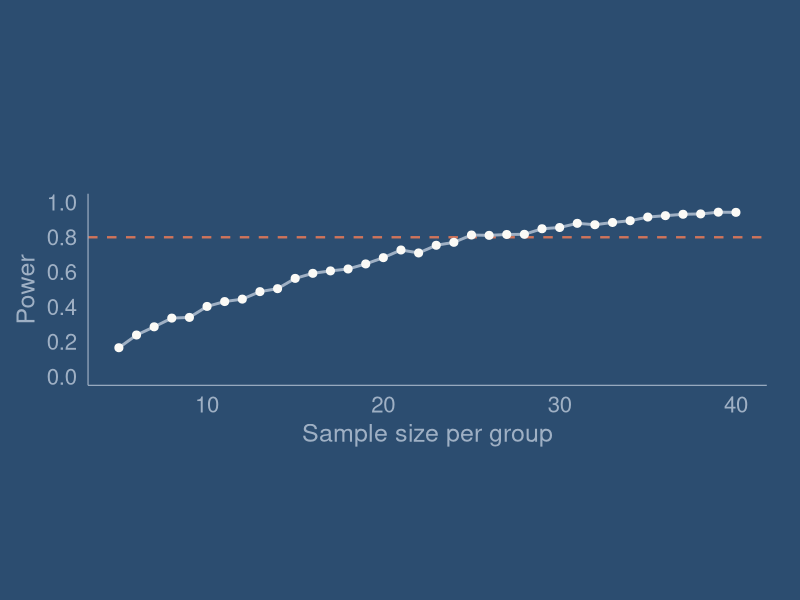
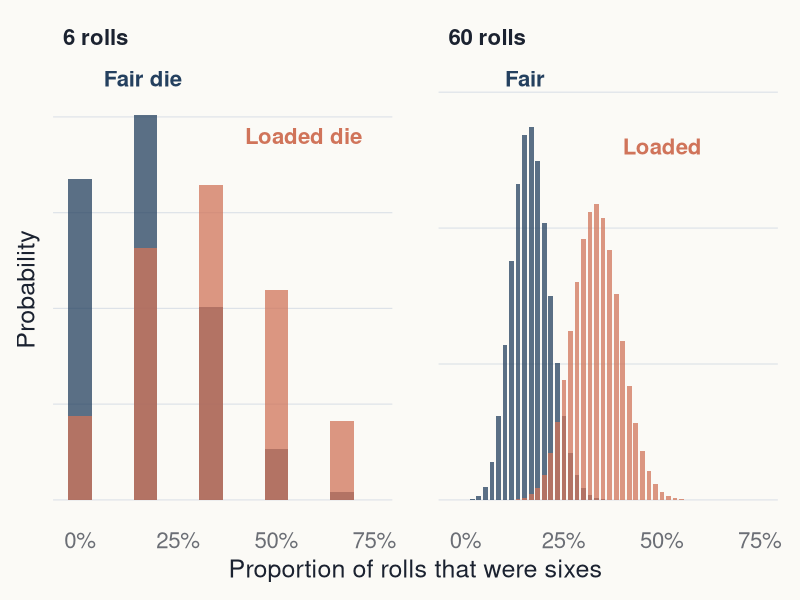
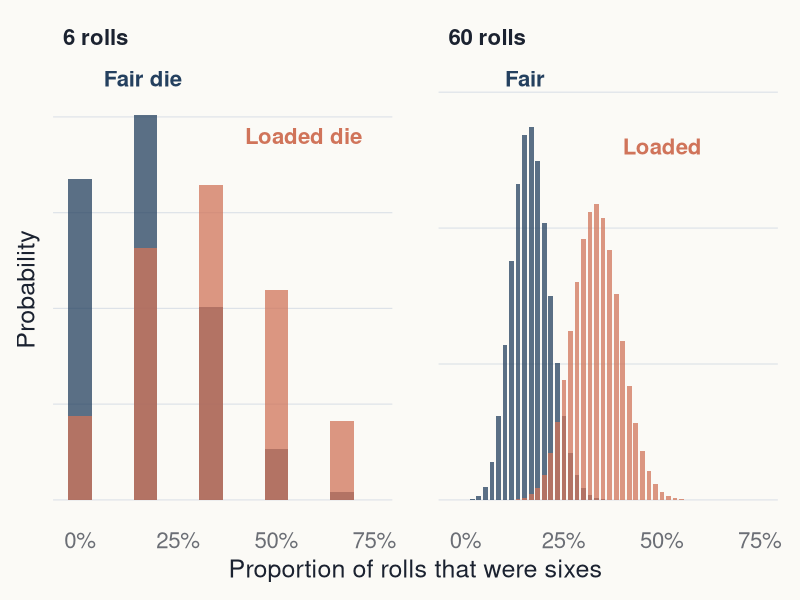
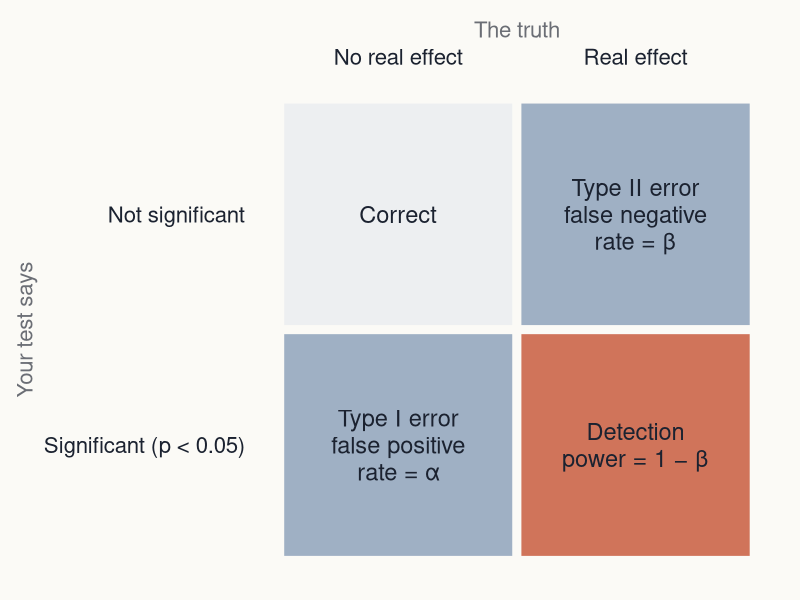
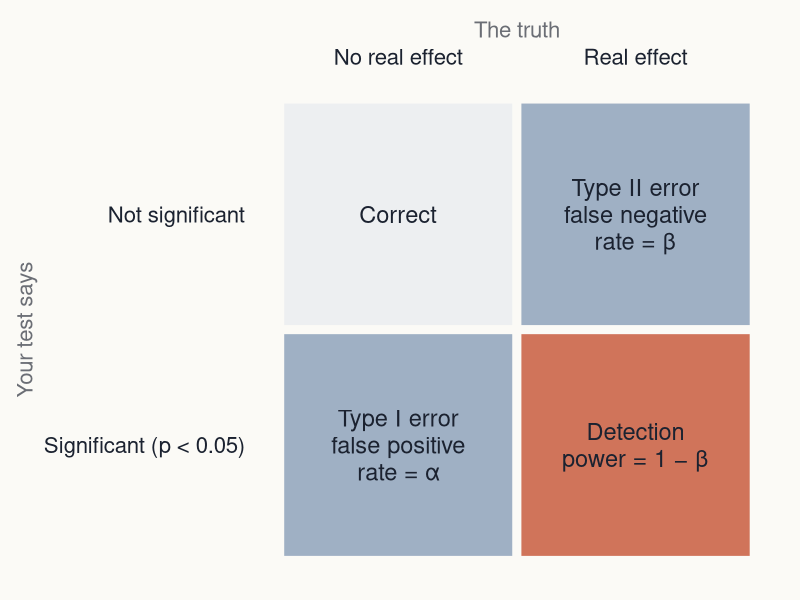
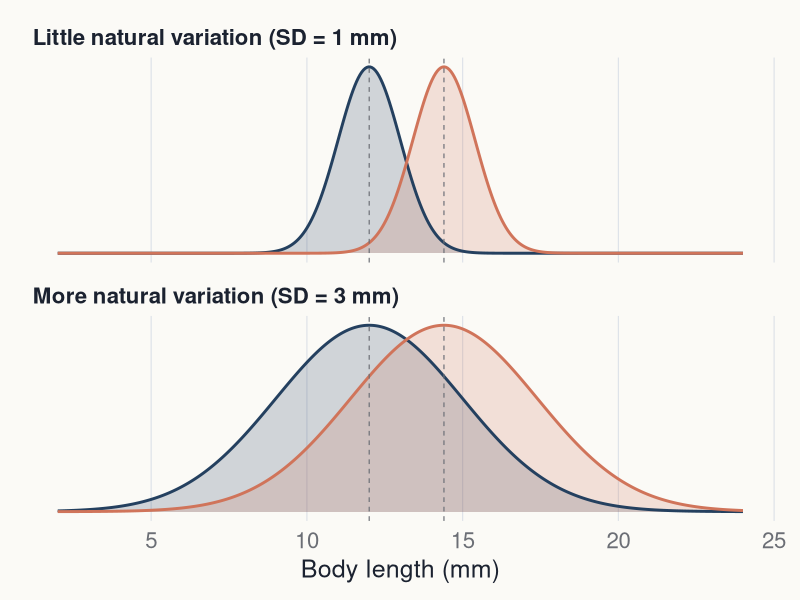
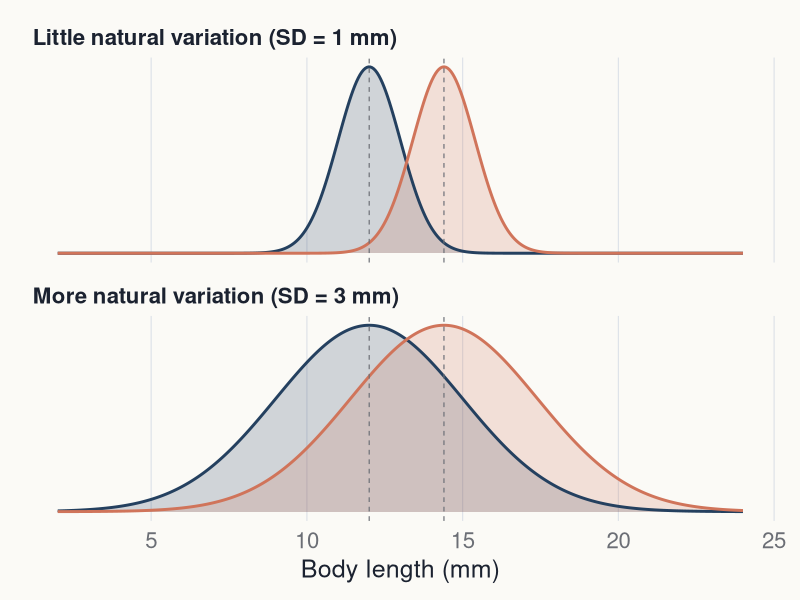
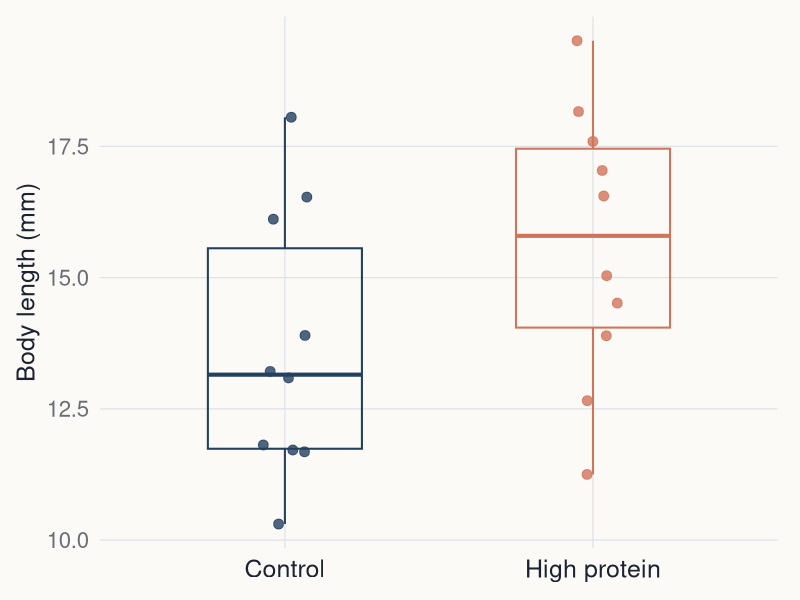

Recreate these plots in R, in order.
# BB852 power analysis by simulation lecture: figures and slide output
# --------------------------------------------------------------------
# Every statistical figure in the lecture, in the BB852 theme shared with the
# other lecture_figures generators (see lecture_figures/t-tests).
#
# Course book chapter:
# https://jonesor.github.io/BB852_Book/power-analysis-by-simulation.html
#
# Data: none. Everything here is simulated or calculated, which is the point
# of the lecture. Values follow the course book chapter:
#   insect diet example: control mean 12 mm, treatment 14.4 mm (+20%),
#     SD 3 mm, n = 10 per group (seeds 42 and 142 for the single experiment,
#     seed 123 for the 1000-replicate simulation, as in the book)
#   binomial GLM: survival 0.5 vs 0.7, n = 40 per group (seed 123)
#   regression: slope 2, intercept 20, residual SD 12, n = 30,
#     x from 11 to 19 (narrow) or 5 to 25 (wide) (seed 123)
# Dice figure (slides 3-4): exact binomial probabilities, fair die
#   P(six) = 1/6 vs loaded die P(six) = 1/3. Not simulated.
#
# Run from the repository root:
# source("lecture_figures/power_analysis/generate_figures.R")
#
# PNG files are written to lecture_figures/power_analysis/output/<layout>/.
# Every content figure is written at full and half width; figures placed on a
# "Title, Bullets & Photo" slide are also written at takeaway size. The R
# output shown on the slides is written to output/text/.
# Object and file names use the slide numbers of the rebuilt deck
# (BB852_18_Power_Analysis_v2).
#
# Labels use \u escapes so the script stays plain ASCII.


# Load packages -----------------------------------------------------------

library(ggplot2)
library(ragg)
library(patchwork)


# Define the BB852 theme and export functions -----------------------------
# Palette and theme match lecture_figures/t-tests and lecture_figures/ancova.

bb852 <- list(
  bg       = "#FBFAF6",
  text     = "#1B2230",
  muted    = "#6B6E75",
  grid     = "#DDE2E8",
  axis     = "#BCC6D2",
  slate    = "#24405F",
  coral    = "#D0745A",
  teal     = "#2A7F76",
  grey     = "#6B6E75",
  light    = "#9FB0C4",
  panel    = "#EDEFF1",
  cover    = "#2C4D70"
)

# Avenir Next on the Mac; Helvetica otherwise. BB852_FONT overrides both.
available_fonts <- unique(systemfonts::system_fonts()$family)
bb852_font <- if (nzchar(Sys.getenv("BB852_FONT"))) {
  Sys.getenv("BB852_FONT")
} else if ("Avenir Next" %in% available_fonts) {
  "Avenir Next"
} else {
  "Helvetica"
}

theme_bb852 <- function(base_size = 18, base_family = bb852_font) {
  theme_minimal(base_size = base_size, base_family = base_family) +
    theme(
      plot.background = element_rect(fill = bb852$bg, colour = NA),
      panel.background = element_rect(fill = bb852$bg, colour = NA),
      panel.grid.major = element_line(colour = bb852$grid, linewidth = 0.4),
      panel.grid.minor = element_blank(),
      axis.title = element_text(colour = bb852$text, size = base_size),
      axis.text = element_text(colour = bb852$muted, size = base_size - 2),
      axis.ticks = element_blank(),
      legend.position = "none",
      strip.text = element_text(colour = bb852$text, size = base_size - 2,
                                face = "bold", hjust = 0),
      plot.title = element_blank(),
      plot.subtitle = element_blank(),
      plot.caption = element_blank(),
      plot.margin = margin(12, 16, 12, 12)
    )
}

# Sizes (inches) match the figure placeholders in the BB852 slide theme.
bb852_sizes <- list(
  full     = c(11.73, 3.95),
  takeaway = c(7.40, 4.25),
  half     = c(5.57, 4.25),
  cover    = c(5.43, 7.50)
)

output_root <- file.path("lecture_figures", "power_analysis", "output")
unlink(output_root, recursive = TRUE)

save_bb852 <- function(plot, filename, layout = "half", bg = bb852$bg) {
  size <- bb852_sizes[[layout]]
  if (is.null(size)) {
    stop("layout must be one of: ", paste(names(bb852_sizes), collapse = ", "))
  }
  output_directory <- file.path(output_root, layout)
  dir.create(output_directory, recursive = TRUE, showWarnings = FALSE)
  ggsave(file.path(output_directory, paste0(filename, ".png")), plot,
         width = size[1], height = size[2], units = "in", dpi = 300,
         device = ragg::agg_png, bg = bg)
  invisible(filename)
}

# Write R output exactly as printed, for copying onto slides.
text_directory <- file.path(output_root, "text")
dir.create(text_directory, recursive = TRUE, showWarnings = FALSE)
save_text <- function(lines, filename) {
  writeLines(lines, file.path(text_directory, paste0(filename, ".txt")))
}

# Text size helper: ggplot text size is in mm; 14 pt is the minimum.
pt <- function(points) points / .pt

plots <- list()        # written at full and half width
takeaway <- list()     # also written at takeaway size

group_cols <- c(Control = bb852$slate, `High protein` = bb852$coral)


# Insect diet example: values from the course book --------------------------

controlMean <- 12
treatmentMean <- 14.4
sdValue <- 3
sampleSize <- 10

# Power for one sample size, using the book's recipe.
power_t <- function(n, reps = 1000) {
  sum(replicate(
    reps,
    t.test(
      rnorm(n, controlMean, sdValue),
      rnorm(n, treatmentMean, sdValue)
    )$p.value
  ) < 0.05) / reps
}


# Slide 1: title-slide chart ------------------------------------------------
# The power curve (computed for slide 20) on the cover colour.

set.seed(123)
power_curve <- data.frame(sampleSize = 5:40)
power_curve$Power <- vapply(power_curve$sampleSize, power_t, numeric(1))
power_curve$analytic <- vapply(
  power_curve$sampleSize,
  function(n) power.t.test(n = n, delta = treatmentMean - controlMean,
                           sd = sdValue)$power,
  numeric(1)
)

plots_cover <- ggplot(power_curve, aes(sampleSize, Power)) +
  geom_hline(yintercept = 0.8, colour = bb852$coral, linewidth = 0.8,
             linetype = "dashed") +
  geom_line(colour = bb852$light, linewidth = 1) +
  geom_point(colour = bb852$bg, size = 2.4) +
  scale_y_continuous(limits = c(0, 1), breaks = seq(0, 1, 0.2)) +
  labs(x = "Sample size per group", y = "Power") +
  theme_bb852() +
  theme(
    plot.background = element_rect(fill = bb852$cover, colour = NA),
    panel.background = element_rect(fill = bb852$cover, colour = NA),
    panel.grid.major = element_blank(),
    axis.line = element_line(colour = bb852$light, linewidth = 0.4),
    axis.title = element_text(colour = bb852$light),
    axis.text = element_text(colour = bb852$light),
    plot.margin = margin(140, 24, 110, 12)
  )
save_bb852(plots_cover, "slide_01_cover", "cover", bg = bb852$cover)


# Slide 4: how many rolls to catch a loaded die? -------------------------------
# Exact binomial probabilities of the proportion of sixes, fair (1/6) vs
# loaded (1/3), for 6 rolls and for 60 rolls.

dice <- do.call(rbind, lapply(c(6, 60), function(n) {
  k <- 0:n
  rbind(
    data.frame(rolls = n, prop = k / n, prob = dbinom(k, n, 1 / 6),
               die = "Fair"),
    data.frame(rolls = n, prop = k / n, prob = dbinom(k, n, 1 / 3),
               die = "Loaded")
  )
}))
dice$panel <- factor(paste(dice$rolls, "rolls"),
                     levels = c("6 rolls", "60 rolls"))
dice <- dice[dice$prop <= 0.75, ]

dice_labels <- data.frame(
  panel = factor(c("6 rolls", "6 rolls", "60 rolls", "60 rolls"),
                 levels = c("6 rolls", "60 rolls")),
  prop = c(0.06, 0.42, 0.10, 0.40),
  prob = c(0.44, 0.38, 0.155, 0.13),
  die = c("Fair", "Loaded", "Fair", "Loaded"),
  label = c("Fair die", "Loaded die", "Fair", "Loaded")
)

plots$slide_04_dice <- ggplot(dice, aes(prop, prob, fill = die)) +
  geom_col(data = dice[dice$rolls == 6, ], width = 0.06,
           position = "identity", alpha = 0.75) +
  geom_col(data = dice[dice$rolls == 60, ], width = 0.012,
           position = "identity", alpha = 0.75) +
  geom_text(data = dice_labels, aes(label = label, colour = die),
            hjust = 0, size = pt(16), family = bb852_font,
            fontface = "bold") +
  facet_wrap(~panel, scales = "free_y") +
  scale_fill_manual(values = c(Fair = bb852$slate, Loaded = bb852$coral)) +
  scale_colour_manual(values = c(Fair = bb852$slate, Loaded = bb852$coral)) +
  scale_x_continuous(labels = function(x) paste0(round(100 * x), "%"),
                     breaks = seq(0, 0.75, 0.25)) +
  labs(x = "Proportion of rolls that were sixes", y = "Probability") +
  theme_bb852() +
  theme(axis.text.y = element_blank(), panel.grid.major.x = element_blank(),
        panel.spacing = unit(2, "lines"))
takeaway$slide_04_dice <- plots$slide_04_dice


# Slide 8: the two kinds of error --------------------------------------------------
# A 2 x 2 decision table drawn as tiles.

errors <- data.frame(
  truth = factor(rep(c("No real effect", "Real effect"), each = 2),
                 levels = c("No real effect", "Real effect")),
  decision = factor(rep(c("Not significant", "Significant (p < 0.05)"), 2),
                    levels = c("Significant (p < 0.05)", "Not significant")),
  label = c("Correct", "Type I error\nfalse positive\nrate = \u03b1",
            "Type II error\nfalse negative\nrate = \u03b2",
            "Detection\npower = 1 \u2212 \u03b2"),
  kind = c("ok", "error", "error", "power")
)

plots$slide_08_error_table <- ggplot(errors, aes(truth, decision)) +
  geom_tile(aes(fill = kind), colour = bb852$bg, linewidth = 3) +
  geom_text(aes(label = label,
                colour = ifelse(kind == "ok", "dark", "light")),
            size = pt(17), family = bb852_font, lineheight = 0.95) +
  scale_fill_manual(values = c(ok = bb852$panel, error = bb852$light,
                               power = bb852$coral)) +
  scale_colour_manual(values = c(dark = bb852$text, light = bb852$text)) +
  scale_x_discrete(position = "top") +
  labs(x = "The truth", y = "Your test says") +
  theme_bb852() +
  theme(panel.grid.major = element_blank(),
        axis.text = element_text(colour = bb852$text, size = 16),
        axis.title.x.top = element_text(colour = bb852$muted, size = 16),
        axis.title.y = element_text(colour = bb852$muted, size = 16))
takeaway$slide_08_error_table <- plots$slide_08_error_table


# Slide 12: same signal, different noise -------------------------------------------
# Two pairs of normal distributions, means 12 and 14.4, SD 1 vs SD 3.

curves <- do.call(rbind, lapply(c(1, 3), function(s) {
  x <- seq(2, 24, length.out = 400)
  rbind(
    data.frame(sd = s, x = x, y = dnorm(x, controlMean, s), group = "Control"),
    data.frame(sd = s, x = x, y = dnorm(x, treatmentMean, s),
               group = "High protein")
  )
}))
curves$panel <- factor(ifelse(curves$sd == 1, "Little natural variation (SD = 1 mm)",
                              "More natural variation (SD = 3 mm)"),
                       levels = c("Little natural variation (SD = 1 mm)",
                                  "More natural variation (SD = 3 mm)"))

plots$slide_12_signal_noise <- ggplot(curves, aes(x, y, colour = group)) +
  geom_area(aes(fill = group), position = "identity", alpha = 0.2,
            linewidth = 0) +
  geom_line(linewidth = 1) +
  geom_vline(xintercept = c(controlMean, treatmentMean),
             colour = bb852$grey, linetype = "dashed", linewidth = 0.4) +
  facet_wrap(~panel, ncol = 1, scales = "free_y") +
  scale_colour_manual(values = group_cols) +
  scale_fill_manual(values = group_cols) +
  labs(x = "Body length (mm)", y = NULL) +
  theme_bb852() +
  theme(axis.text.y = element_blank(), panel.grid.major.y = element_blank())


# Slide 16: one simulated experiment -----------------------------------------------
# Same seeds as the course book, so the numbers match the chapter.

set.seed(42)
control <- rnorm(n = 10, mean = 12, sd = 3)
set.seed(142)
treatment <- rnorm(n = 10, mean = 14.4, sd = 3)
one_p <- t.test(control, treatment)$p.value

one_exp <- data.frame(
  group = factor(rep(c("Control", "High protein"), each = 10),
                 levels = c("Control", "High protein")),
  length = c(control, treatment)
)
plots$slide_16_one_experiment <- ggplot(one_exp, aes(group, length)) +
  geom_boxplot(aes(colour = group), fill = NA, width = 0.5,
               outlier.shape = NA, linewidth = 0.7) +
  geom_point(
    aes(colour = group),
    position = position_jitter(width = 0.08, height = 0, seed = 1),
    size = 3,
    alpha = 0.8
  ) +
  scale_colour_manual(values = group_cols) +
  labs(x = NULL, y = "Body length (mm)") +
  theme_bb852() +
  theme(axis.text.x = element_text(colour = bb852$text, size = 18))

save_text(c(
  "control <- rnorm(n = 10, mean = 12, sd = 3)",
  "treatment <- rnorm(n = 10, mean = 14.4, sd = 3)",
  "t.test(control, treatment)$p.value",
  capture.output(print(one_p))
), "slide_16_one_experiment")


# Slide 17: twenty experiments, same truth ------------------------------------------
# Each point is the estimated difference (high protein minus control) from one
# simulated experiment with n = 10 per group, with its 95% CI (Welch t-test).

set.seed(2026)
twenty <- do.call(rbind, lapply(1:20, function(i) {
  a <- rnorm(sampleSize, controlMean, sdValue)
  b <- rnorm(sampleSize, treatmentMean, sdValue)
  tt <- t.test(b, a)
  data.frame(experiment = i, diff = mean(b) - mean(a),
             lower = tt$conf.int[1], upper = tt$conf.int[2],
             p = tt$p.value)
}))
not_sig_label <- "p \u2265 0.05"
twenty$sig <- ifelse(twenty$p < 0.05, "p < 0.05", not_sig_label)
n_sig_twenty <- sum(twenty$p < 0.05)

plots$slide_17_twenty_experiments <- ggplot(twenty, aes(experiment, diff)) +
  annotate("segment", x = 0.5, xend = 20.5, y = 0, yend = 0,
           colour = bb852$grey, linewidth = 0.5) +
  annotate("segment", x = 0.5, xend = 20.5,
           y = treatmentMean - controlMean, yend = treatmentMean - controlMean,
           colour = bb852$teal, linetype = "dashed", linewidth = 0.7) +
  geom_linerange(aes(ymin = lower, ymax = upper, colour = sig),
                 linewidth = 1) +
  geom_point(aes(colour = sig), size = 3) +
  annotate("text", x = 20.8, y = treatmentMean - controlMean,
           label = "True difference\n(2.4 mm)", hjust = 0, lineheight = 0.9,
           colour = bb852$teal, size = pt(15), family = bb852_font) +
  annotate("text", x = 20.8, y = 0, label = "No difference", hjust = 0,
           colour = bb852$grey, size = pt(15), family = bb852_font) +
  scale_colour_manual(values = setNames(c(bb852$coral, bb852$grey),
                                        c("p < 0.05", not_sig_label))) +
  scale_x_continuous(breaks = c(1, 5, 10, 15, 20), limits = c(0.5, 25.5),
                     expand = expansion(0)) +
  labs(x = "Simulated experiment", y = "Difference (mm)") +
  theme_bb852() +
  theme(legend.position = "top", legend.justification = "left",
        legend.title = element_blank(),
        legend.text = element_text(size = 16, colour = bb852$text),
        panel.grid.major.x = element_blank())

save_text(c(
  paste("Significant experiments out of 20:", n_sig_twenty),
  capture.output(print(transform(twenty, diff = round(diff, 3),
    lower = round(lower, 3), upper = round(upper, 3), p = round(p, 4))))
), "slide_17_twenty_experiments")


# Slide 18: the full simulation (code exactly as on the slide) --------------------

set.seed(123)
powerResults <- replicate(1000,
  t.test(rnorm(sampleSize, controlMean, sdValue),
         rnorm(sampleSize, treatmentMean, sdValue))$p.value)
full_power <- (sum(powerResults < 0.05) / 1000) * 100

save_text(c(
  "controlMean <- 12",
  "treatmentMean <- 14.4",
  "sdValue <- 3",
  "sampleSize <- 10",
  "",
  "powerResults <- replicate(1000,",
  "  t.test(rnorm(sampleSize, controlMean, sdValue),",
  "         rnorm(sampleSize, treatmentMean, sdValue))$p.value)",
  "",
  "(sum(powerResults < 0.05) / 1000) * 100",
  capture.output(print(full_power)),
  "",
  paste("Analytic check, power.t.test:",
        round(power.t.test(n = 10, delta = 2.4, sd = 3)$power, 3))
), "slide_18_full_simulation")


# Slide 19: Type I error check, no real difference ----------------------------------

set.seed(123)
nullResults <- replicate(1000,
  t.test(rnorm(sampleSize, controlMean, sdValue),
         rnorm(sampleSize, controlMean, sdValue))$p.value)
null_rate <- (sum(nullResults < 0.05) / 1000) * 100
save_text(c(
  "# treatmentMean set equal to controlMean (12)",
  "(sum(nullResults < 0.05) / 1000) * 100",
  capture.output(print(null_rate))
), "slide_19_type_I_check")


# Slide 20: power against sample size --------------------------------------------------
# No formula (power.t.test) line on the figure: students meet power by simulation only.

n80 <- power_curve$sampleSize[which(power_curve$Power >= 0.8)[1]]
n80_analytic <- ceiling(power.t.test(power = 0.8, delta = 2.4, sd = 3)$n)

plots$slide_20_power_curve <- ggplot(power_curve, aes(sampleSize, Power)) +
  geom_hline(yintercept = 0.8, colour = bb852$coral, linetype = "dashed",
             linewidth = 0.8) +
  geom_line(colour = bb852$slate, linewidth = 0.8) +
  geom_point(colour = bb852$slate, size = 2.2) +
  annotate("point", x = 10, y = power_curve$Power[power_curve$sampleSize == 10],
           colour = bb852$coral, size = 4.5) +
  annotate("text", x = 11, y = power_curve$Power[power_curve$sampleSize == 10] - 0.04,
           label = "n = 10", hjust = 0, colour = bb852$coral,
           size = pt(16), family = bb852_font, fontface = "bold") +
  annotate("text", x = 5, y = 0.86, label = "80% power", hjust = 0,
           colour = bb852$coral, size = pt(16), family = bb852_font) +
  scale_y_continuous(limits = c(0, 1), breaks = seq(0, 1, 0.2),
                     labels = function(x) paste0(round(100 * x), "%")) +
  labs(x = "Sample size per group", y = "Power") +
  theme_bb852()
takeaway$slide_20_power_curve <- plots$slide_20_power_curve

save_text(c(
  paste("First n with simulated power >= 0.8:", n80),
  paste("Analytic n for power 0.8 (power.t.test, rounded up):", n80_analytic),
  capture.output(print(round(power_curve, 3)))
), "slide_20_power_curve")


# Slide 21: smallest detectable difference with unequal groups ----------------------
# Fix the sample sizes (15 control, 6 high protein) and vary the true difference.

nControl <- 15
nTreatment <- 6
diffs <- seq(0.5, 7, by = 0.25)
set.seed(123)
detect <- data.frame(diff = diffs)
detect$Power <- vapply(diffs, function(d) {
  sum(replicate(1000,
    t.test(rnorm(nControl, controlMean, sdValue),
           rnorm(nTreatment, controlMean + d, sdValue))$p.value) < 0.05) / 1000
}, numeric(1))
power_unequal <- function(d) {
  se <- sdValue * sqrt(1 / nControl + 1 / nTreatment)
  df <- nControl + nTreatment - 2
  tc <- qt(0.975, df)
  1 - stats::pt(tc, df, d / se) + stats::pt(-tc, df, d / se)
}
detect_analytic <- uniroot(function(d) power_unequal(d) - 0.8, c(0.1, 20))$root
detect_sim <- detect$diff[which(detect$Power >= 0.8)[1]]

plots$slide_21_detectable_difference <- ggplot(detect, aes(diff, Power)) +
  geom_hline(yintercept = 0.8, colour = bb852$coral, linetype = "dashed",
             linewidth = 0.8) +
  geom_vline(xintercept = treatmentMean - controlMean, colour = bb852$grey,
             linetype = "dotted", linewidth = 0.6) +
  annotate("text", x = treatmentMean - controlMean + 0.15, y = 0.08,
           label = "Expected 2.4 mm", hjust = 0, colour = bb852$grey,
           size = pt(15), family = bb852_font) +
  geom_line(colour = bb852$slate, linewidth = 0.8) +
  geom_point(colour = bb852$slate, size = 2) +
  annotate("text", x = 0.5, y = 0.86, label = "80% power", hjust = 0,
           colour = bb852$coral, size = pt(16), family = bb852_font) +
  scale_y_continuous(limits = c(0, 1), breaks = seq(0, 1, 0.2),
                     labels = function(x) paste0(round(100 * x), "%")) +
  scale_x_continuous(breaks = 1:7) +
  labs(x = "True difference (mm)", y = "Power") +
  theme_bb852()

save_text(c(
  "t.test(rnorm(15, controlMean, sdValue),",
  "       rnorm(6, controlMean + difference, sdValue))$p.value",
  "",
  paste("First difference with simulated power >= 0.8:", detect_sim),
  paste("Pooled-variance formula (t.test default is Welch, slightly less powerful):",
        round(detect_analytic, 2)),
  capture.output(print(detect))
), "slide_21_detectable_difference")


# Slide 24: binomial GLM (course book code; variables renamed so they do not
# overwrite sampleSize and powerResults from the insect example) ---------------------------

set.seed(123)
controlProb <- 0.5
treatmentProb <- 0.7
sampleSizeBin <- 40
binResults <- replicate(1000, {
  survival <- c(
    rbinom(sampleSizeBin, size = 1, prob = controlProb),
    rbinom(sampleSizeBin, size = 1, prob = treatmentProb)
  )
  treatment <- rep(c("control", "treatment"), each = sampleSizeBin)
  mod <- glm(survival ~ treatment, family = binomial)
  anova(mod, test = "Chi")[["Pr(>Chi)"]][2]
})
bin_power <- (sum(binResults < 0.05) / 1000) * 100
save_text(c(
  "(sum(binResults < 0.05) / 1000) * 100",
  capture.output(print(bin_power)),
  "",
  paste("Analytic n per group for 80% power (power.prop.test):",
        ceiling(power.prop.test(p1 = 0.5, p2 = 0.7, power = 0.8)$n))
), "slide_24_binomial_glm")


# Slide 25: regression power depends on the spread of x ------------------------------------

slope <- 2
intercept <- 20
residualSD <- 12
sampleSizeReg <- 30

reg_power <- function(x) {
  set.seed(123)
  res <- replicate(1000, {
    y <- intercept + slope * x + rnorm(sampleSizeReg, 0, residualSD)
    summary(lm(y ~ x))$coefficients["x", "Pr(>|t|)"]
  })
  (sum(res < 0.05) / 1000) * 100
}
x_narrow <- seq(11, 19, length.out = sampleSizeReg)
x_wide <- seq(5, 25, length.out = sampleSizeReg)
power_narrow <- reg_power(x_narrow)
power_wide <- reg_power(x_wide)

set.seed(31) # a draw whose noise averages close to zero in both panels
noise <- rnorm(sampleSizeReg, 0, residualSD)
reg_data <- rbind(
  data.frame(x = x_narrow, y = intercept + slope * x_narrow + noise,
             design = paste0("x from 11 to 19: power ", power_narrow, "%")),
  data.frame(x = x_wide, y = intercept + slope * x_wide + noise,
             design = paste0("x from 5 to 25: power ", power_wide, "%"))
)
reg_data$design <- factor(reg_data$design, levels = unique(reg_data$design))

plots$slide_25_regression_range <- ggplot(reg_data, aes(x, y)) +
  geom_abline(intercept = intercept, slope = slope, colour = bb852$teal,
              linetype = "dashed", linewidth = 0.7) +
  geom_point(colour = bb852$slate, size = 2.4, alpha = 0.8) +
  facet_wrap(~design, ncol = 1) +
  scale_x_continuous(limits = c(4, 26)) +
  labs(x = "Predictor (x)", y = "Response (y)") +
  theme_bb852()

save_text(c(
  paste("Narrow x (11 to 19) power:", power_narrow),
  paste("Wide x (5 to 25) power:", power_wide)
), "slide_25_regression_range")


# Write figures ----------------------------------------------------------------

for (name in names(plots)) {
  save_bb852(plots[[name]], name, "full")
  save_bb852(plots[[name]], name, "half")
}
for (name in names(takeaway)) {
  save_bb852(takeaway[[name]], name, "takeaway")
}

message("Power analysis figures written to ", output_root)
